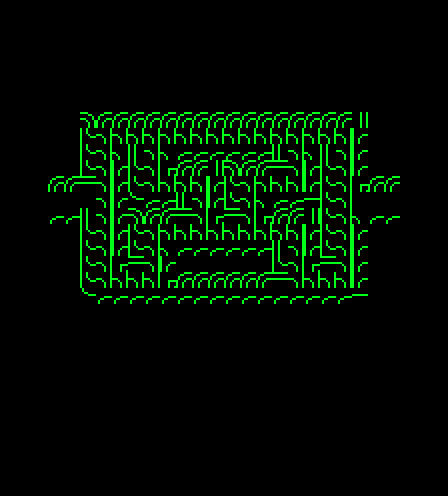

This is a level from a 2D game, rendered from its Tiled map with the project's own tilesets. A one-line summary and the complete map file follow:
An orthogonal 28x31 tile map with 16x16 px tiles, 1 tile layer (Tile Layer 1).

<map version="1.0" tiledversion="1.0.3" orientation="orthogonal" renderorder="right-down" width="28" height="31" tilewidth="16" tileheight="16" nextobjectid="1">
 <tileset firstgid="1" source="tiles.tsx" />
 <layer name="Tile Layer 1" width="28" height="31">
  <data encoding="csv">
0,0,0,0,0,0,0,0,0,0,0,0,0,0,0,0,0,0,0,0,0,0,0,0,0,0,0,0,
0,0,0,0,0,0,0,0,0,0,0,0,0,0,0,0,0,0,0,0,0,0,0,0,0,0,0,0,
0,0,0,0,0,0,0,0,0,0,0,0,0,0,0,0,0,0,0,0,0,0,0,0,0,0,0,0,
0,0,0,0,0,0,0,0,0,0,0,0,0,0,0,0,0,0,0,0,0,0,0,0,0,0,0,0,
0,0,0,0,0,0,0,0,0,0,0,0,0,0,0,0,0,0,0,0,0,0,0,0,0,0,0,0,
0,0,0,0,0,0,0,0,0,0,0,0,0,0,0,0,0,0,0,0,0,0,0,0,0,0,0,0,
0,0,0,0,0,0,0,0,0,0,0,0,0,0,0,0,0,0,0,0,0,0,0,0,0,0,0,0,
0,0,0,0,0,1,2,2,2,2,2,2,2,2,2,2,2,2,2,2,2,2,3,0,0,0,0,0,
0,0,0,0,0,5,6,6,6,6,6,6,6,6,6,6,6,6,6,6,6,6,7,0,0,0,0,0,
0,0,0,0,0,5,6,12,4,6,12,10,10,10,10,10,10,4,6,12,4,6,7,0,0,0,0,0,
0,0,0,0,0,5,6,7,5,6,16,2,2,3,1,2,2,8,6,7,5,6,7,0,0,0,0,0,
0,0,0,2,2,8,6,7,5,6,6,6,6,7,5,6,6,6,6,7,5,6,16,2,2,0,0,0,
0,0,0,0,0,0,6,7,9,10,10,4,6,7,5,6,12,10,10,11,5,6,0,0,0,0,0,0,
0,0,0,10,10,4,6,7,1,2,2,8,6,16,8,6,16,2,2,3,5,6,12,10,10,0,0,0,
0,0,0,0,0,5,6,7,5,6,6,6,6,6,6,6,6,6,6,7,5,6,7,0,0,0,0,0,
0,0,0,0,0,5,6,7,5,6,12,10,10,10,10,10,10,4,6,7,5,6,7,0,0,0,0,0,
0,0,0,0,0,5,6,16,8,6,7,0,0,0,0,0,0,5,6,16,8,6,7,0,0,0,0,0,
0,0,0,0,0,5,6,6,6,6,16,2,2,2,2,2,2,8,6,6,6,6,7,0,0,0,0,0,
0,0,0,0,0,9,10,10,10,10,10,10,10,10,10,10,10,10,10,10,10,10,11,0,0,0,0,0,
0,0,0,0,0,0,0,0,0,0,0,0,0,0,0,0,0,0,0,0,0,0,0,0,0,0,0,0,
0,0,0,0,0,0,0,0,0,0,0,0,0,0,0,0,0,0,0,0,0,0,0,0,0,0,0,0,
0,0,0,0,0,0,0,0,0,0,0,0,0,0,0,0,0,0,0,0,0,0,0,0,0,0,0,0,
0,0,0,0,0,0,0,0,0,0,0,0,0,0,0,0,0,0,0,0,0,0,0,0,0,0,0,0,
0,0,0,0,0,0,0,0,0,0,0,0,0,0,0,0,0,0,0,0,0,0,0,0,0,0,0,0,
0,0,0,0,0,0,0,0,0,0,0,0,0,0,0,0,0,0,0,0,0,0,0,0,0,0,0,0,
0,0,0,0,0,0,0,0,0,0,0,0,0,0,0,0,0,0,0,0,0,0,0,0,0,0,0,0,
0,0,0,0,0,0,0,0,0,0,0,0,0,0,0,0,0,0,0,0,0,0,0,0,0,0,0,0,
0,0,0,0,0,0,0,0,0,0,0,0,0,0,0,0,0,0,0,0,0,0,0,0,0,0,0,0,
0,0,0,0,0,0,0,0,0,0,0,0,0,0,0,0,0,0,0,0,0,0,0,0,0,0,0,0,
0,0,0,0,0,0,0,0,0,0,0,0,0,0,0,0,0,0,0,0,0,0,0,0,0,0,0,0,
0,0,0,0,0,0,0,0,0,0,0,0,0,0,0,0,0,0,0,0,0,0,0,0,0,0,0,0
</data>
 </layer>
</map>